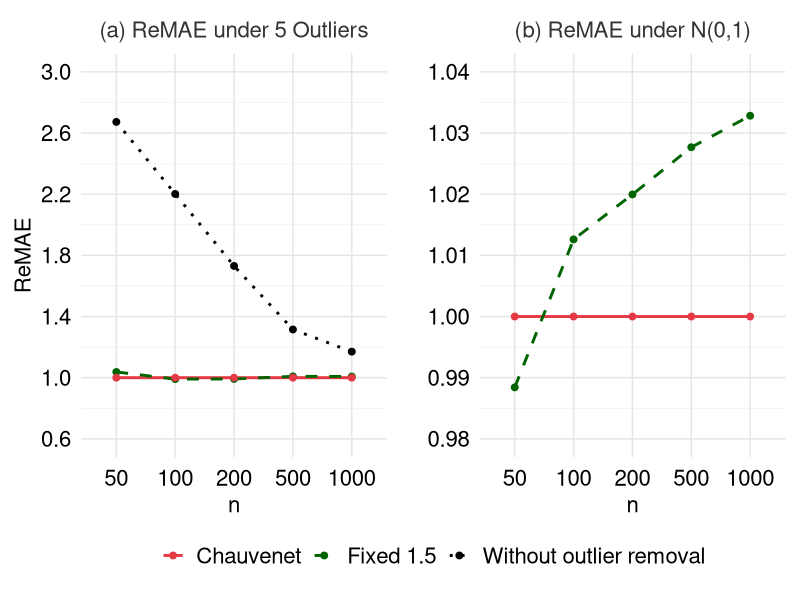
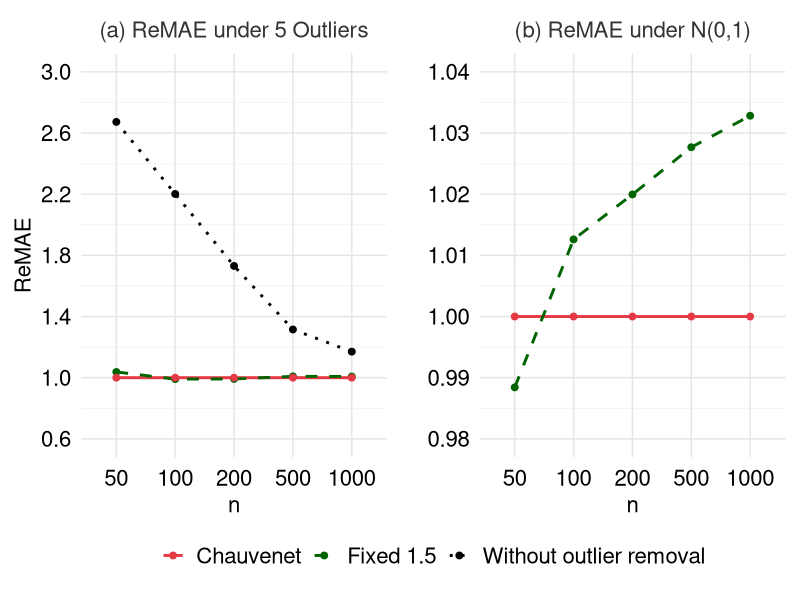

These charts were generated, in order, by the following R code:
# ==============================================================================
# (a) Relative MAE under 5 Outliers (Chauvenet as Baseline)
# (b) Relative MAE under N(0,1) (Chauvenet as Baseline)
# ==============================================================================
library(ggplot2)
library(dplyr)
library(tidyr)
library(patchwork)

# Computation Function: Absolute estimation error (MAE)
calc_notch_stats <- function(x, k, n_original, c_mu = 1.7) {
  q1 <- quantile(x, 0.25, names = FALSE)
  q3 <- quantile(x, 0.75, names = FALSE)
  iqr <- q3 - q1

  if (is.infinite(k)) {
    lower_fence <- -Inf
    upper_fence <- Inf
  } else {
    lower_fence <- q1 - k * iqr
    upper_fence <- q3 + k * iqr
  }

  x_clean <- x[x >= lower_fence & x <= upper_fence]
  n_clean <- length(x_clean)

  m <- mean(x_clean)
  sd_clean <- sd(x_clean)
  se <- sd_clean / sqrt(n_clean)

  L <- m - c_mu * se
  U <- m + c_mu * se

  limit <- c_mu / sqrt(n_original)

  D <- abs(L + limit) + abs(U - limit)
  list(D = D, sd_clean = sd_clean)
}

set.seed(2026)

n_seq <- c(50, 100, 200, 500, 1000)
iterations <- 5000
study2_results <- data.frame()

for (N in n_seq) {
  k_chau <- qnorm(1 - 0.25/N) / 1.35 - 0.5

  D_no_cont <- numeric(iterations)
  D_15_cont <- numeric(iterations)
  D_ch_cont <- numeric(iterations)

  D_no_pure <- numeric(iterations)
  D_15_pure <- numeric(iterations)
  D_ch_pure <- numeric(iterations)

  SD_15_pure <- numeric(iterations)
  SD_ch_pure <- numeric(iterations)

  for (i in 1:iterations) {
    # ---------------------------------------------------------
    # Scenario A: 5 Fixed Outliers
    # ---------------------------------------------------------
    n_contam <- 5
    x_contam <- c(rnorm(N - n_contam, 0, 1), rnorm(n_contam, 4, 1))

    D_no_cont[i] <- calc_notch_stats(x_contam, Inf, N)$D
    D_15_cont[i] <- calc_notch_stats(x_contam, 1.5, N)$D
    D_ch_cont[i] <- calc_notch_stats(x_contam, k_chau, N)$D

    # ---------------------------------------------------------
    # Scenario B: N(0,1)
    # ---------------------------------------------------------
    x_pure <- rnorm(N, 0, 1)

    res_no_pure <- calc_notch_stats(x_pure, Inf, N)
    D_no_pure[i] <- res_no_pure$D

    res_15_pure <- calc_notch_stats(x_pure, 1.5, N)
    D_15_pure[i] <- res_15_pure$D
    SD_15_pure[i] <- res_15_pure$sd_clean

    res_ch_pure <- calc_notch_stats(x_pure, k_chau, N)
    D_ch_pure[i] <- res_ch_pure$D
    SD_ch_pure[i] <- res_ch_pure$sd_clean
  }

  study2_results <- rbind(study2_results, data.frame(
    N = N,
    # Scenario A: Chauvenet is the baseline denominator
    ReMAE_No_Cont = mean(D_no_cont) / mean(D_ch_cont),
    ReMAE_15_Cont = mean(D_15_cont) / mean(D_ch_cont),
    ReMAE_Ch_Cont = mean(D_ch_cont) / mean(D_ch_cont), # Exactly 1.0

    # Scenario B: Chauvenet is the baseline denominator
    ReMAE_No_Pure = mean(D_no_pure) / mean(D_ch_pure),
    ReMAE_15_Pure = mean(D_15_pure) / mean(D_ch_pure),
    ReMAE_Ch_Pure = mean(D_ch_pure) / mean(D_ch_pure), # Exactly 1.0

    # Internal Tracking
    SD_15_Pure = mean(SD_15_pure),
    SD_Ch_Pure = mean(SD_ch_pure)
  ))
  cat("Completed Dual Simulation for N =", N, "\n")
}

# ==============================================================================
# PLOTTING
# ==============================================================================
theme_unified <- function() {
  theme_minimal(base_size = 16) +
    theme(
      panel.background = element_rect(fill = "white", color = NA),
      plot.background = element_rect(fill = "white", color = NA),
      panel.grid.minor.x = element_blank(),
      panel.grid.minor.y = element_line(color = "gray95", linewidth = 0.3),
      panel.grid.major = element_line(color = "gray90", linewidth = 0.5),
      axis.text.y = element_text(color = "black", size = 16),
      axis.text.x = element_text(color = "black", size = 16, margin = margin(t = 5)),
      axis.title = element_text(color = "black"),
      legend.title = element_blank(),
      legend.position = "bottom",
      legend.direction = "horizontal",
      legend.text = element_text(size = 16),
      plot.title = element_text(size = 16,  hjust = 0.5, color = "grey20"),
      plot.margin = margin(10, 5, 10, 5)
    )
}

# ==============================================================================
# PLOTTING SECTION
# ==============================================================================
method_levels <- c("Chauvenet", "Fixed 1.5", "Without outlier removal")

method_colors <- c(
  "Chauvenet" = "#E63946",
  "Fixed 1.5" = "darkgreen",
  "Without outlier removal" = "black"
)

method_linetypes <- c(
  "Chauvenet" = "solid",
  "Fixed 1.5" = "dashed",
  "Without outlier removal" = "dotted"
)

# (a) Relative MAE under 5 Outliers (Chauvenet as curve, baseline = 1)
plot_A_data <- study2_results %>%
  pivot_longer(cols = c(ReMAE_15_Cont, ReMAE_No_Cont, ReMAE_Ch_Cont), names_to = "Method", values_to = "ReMAE") %>%
  mutate(
    N = factor(N, levels = n_seq),
    Method = factor(case_when(
      Method == "ReMAE_Ch_Cont" ~ "Chauvenet",
      Method == "ReMAE_15_Cont" ~ "Fixed 1.5",
      Method == "ReMAE_No_Cont" ~ "Without outlier removal"
    ), levels = method_levels)
  )

pA <- ggplot(plot_A_data, aes(x = N, y = ReMAE, color = Method, group = Method, linetype = Method)) +
  geom_line(linewidth = 1) +
  geom_point(size = 2) +
  scale_y_continuous(limits = c(0.6, 3), breaks = c(0.6, 1.00, 1.4, 1.8, 2.2, 2.6, 3)) +
  labs(title = "(a) ReMAE under 5 Outliers", x = "n", y = "ReMAE") +
  scale_color_manual(values = method_colors, limits = method_levels) +
  scale_linetype_manual(values = method_linetypes, limits = method_levels) +
  theme_unified()

# (b) Relative MAE under N(0,1) (Chauvenet and Fixed 1.5)
plot_B_data <- study2_results %>%
  pivot_longer(cols = c(ReMAE_15_Pure, ReMAE_Ch_Pure), names_to = "Method", values_to = "ReMAE") %>%
  mutate(
    N = factor(N, levels = n_seq),
    Method = factor(case_when(
      Method == "ReMAE_Ch_Pure" ~ "Chauvenet",
      Method == "ReMAE_15_Pure" ~ "Fixed 1.5"
    ), levels = method_levels)
  )

pB <- ggplot(plot_B_data, aes(x = N, y = ReMAE, color = Method, group = Method, linetype = Method)) +
  geom_line(linewidth = 1) +
  geom_point(size = 2) +
  scale_y_continuous(limits = c(0.98, 1.04), breaks = c(0.98, 0.99, 1.00, 1.01, 1.02, 1.03, 1.04)) +
  labs(title = "(b) ReMAE under N(0,1)", x = "n", y = "") +
  scale_color_manual(values = method_colors) +
  scale_linetype_manual(values = method_linetypes) +
  guides(color = "none", linetype = "none") +
  theme_unified()

# Combine Plots
plot_final <- (pA | pB) +
  plot_layout(guides = "collect") &
  theme(
    legend.position = "bottom",
    legend.box = "horizontal",
    legend.justification = "center",
    legend.box.just = "center"
  )

print(plot_final)
ggsave("fences.pdf", plot_final, width = 12, height = 5, device = "pdf")
